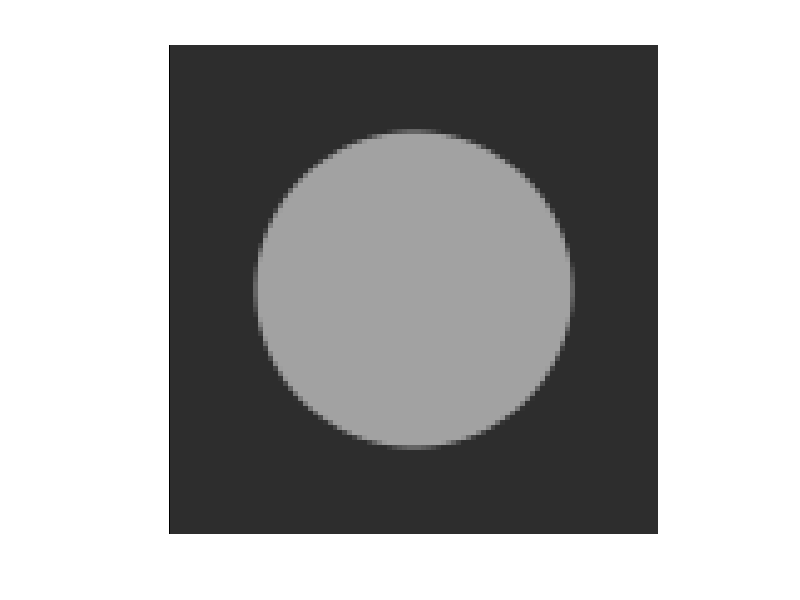

Write the MATLAB code that produced this figure.
function main
	
	lambda = 6;
	radius = 32;
	% cell-average sampling approximated by point sampling on a 16x larger grid followed by downsampling
	S = 99;
	y=zeros(S*16,S*16);
	[n1,n2]=meshgrid(1:S*16,1:S*16);
	y=((n1-S*8-1/2).^2+(n2-S*8-1/2).^2<=(radius*16)^2);
	y=(y(1:2:end,1:2:end)+y(2:2:end,1:2:end)+y(1:2:end,2:2:end)+y(2:2:end,2:2:end))/4;
	y=(y(1:2:end,1:2:end)+y(2:2:end,1:2:end)+y(1:2:end,2:2:end)+y(2:2:end,2:2:end))/4;
	y=(y(1:2:end,1:2:end)+y(2:2:end,1:2:end)+y(1:2:end,2:2:end)+y(2:2:end,2:2:end))/4;
	y=(y(1:2:end,1:2:end)+y(2:2:end,1:2:end)+y(1:2:end,2:2:end)+y(2:2:end,2:2:end))/4;
	
	tmp=2*pi*lambda*radius/(S^2-pi*radius^2);
	y=y*(1-2*lambda/radius-tmp)+tmp;
	
	figure(1);
	imshow(y);
	colormap gray
	imwrite(y,'x_reference.tif');
	
end
